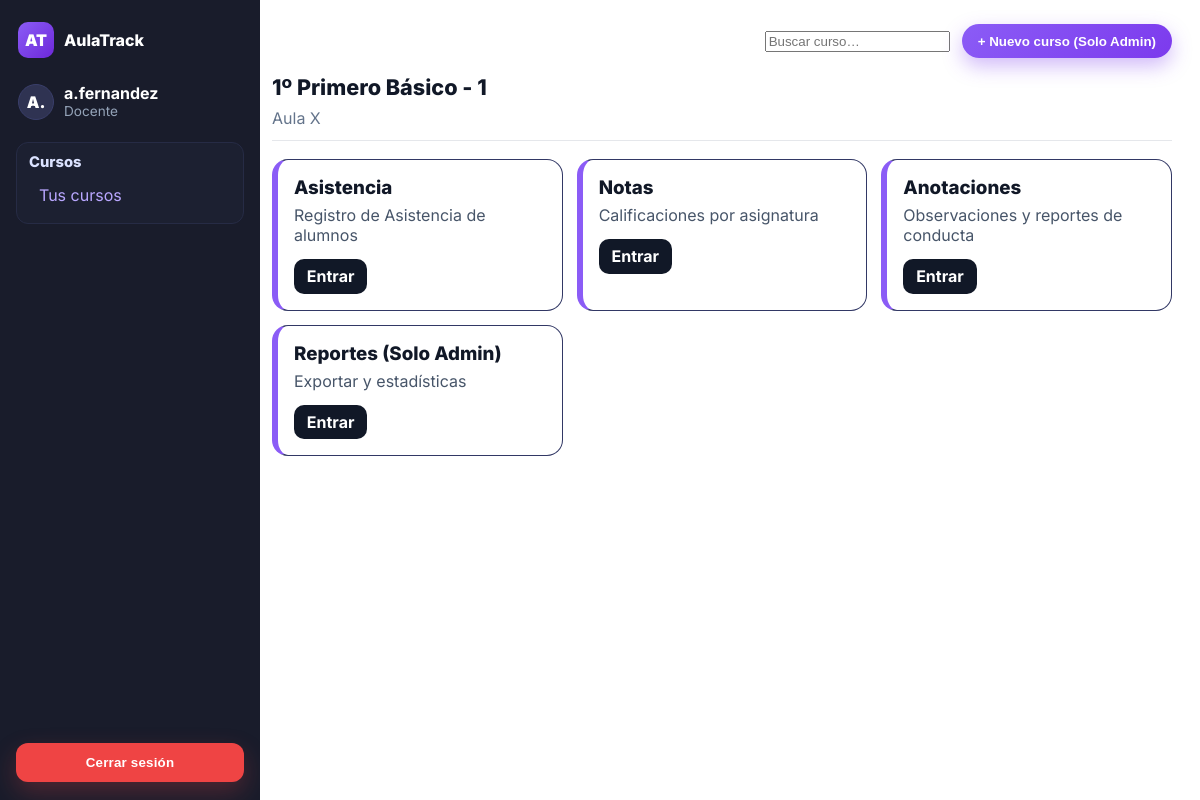
The page /curso/16/ (signed in) on the database as committed earlier.
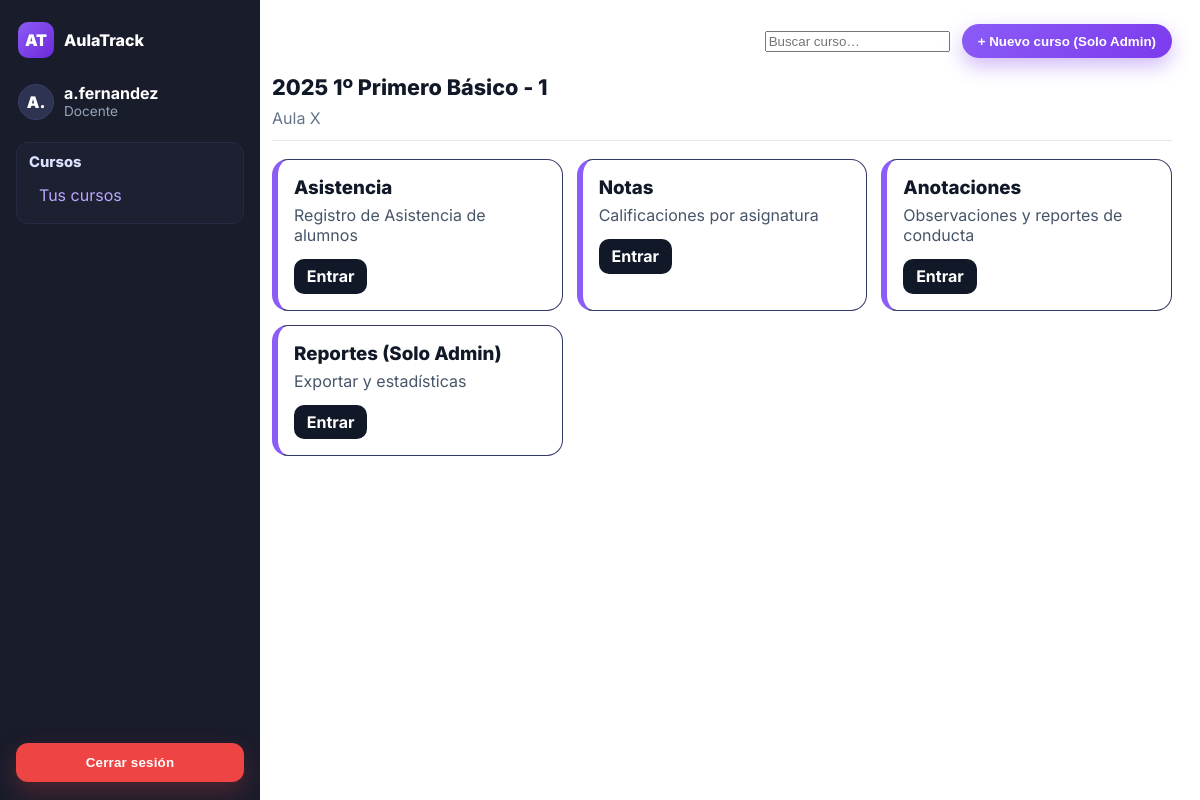
The same page on the database as committed later.
### usuarios/models.py (models this page shows, shortened)
class Curso(models.Model):
    año = models.CharField(max_length=15)
    nombre = models.CharField(max_length=30)
    asignaturas = models.ManyToManyField('Asignatura', blank=True)
    profesor_jefe = models.ForeignKey(
        User,
        on_delete=models.CASCADE,
        null=True,
        blank=True,
        limit_choices_to={'perfil__role': 'docente'},
        related_name='cursos_como_profesor_jefe'
    )
    sala = models.CharField(max_length=10)
    class Meta:
        constraints = [
            models.UniqueConstraint(
                Lower('año'), Lower('nombre'), Lower('sala'),
                name='uniq_curso_anio_nombre_sala_ci'
            )
        ]

### usuarios/views.py (the view)
# urls.py: path('curso/<int:curso_id>/', views.curso, name='curso'),
@login_required
def curso(request, curso_id):
    curso = get_object_or_404(Curso.objects.select_related("profesor_jefe"), id=curso_id)
    return render(request, "curso.html", {"curso": curso})

### usuarios/templates/curso.html (shortened to what this page needs)
{% extends "base.html" %}
{% load static %}
{% block extra_css %}
<link rel="stylesheet" href="{% static 'css/curso.css' %}">
{% endblock %}
{% block topbar %}
<input class="search" placeholder="Buscar curso…" aria-label="Buscar" />
<button class="topCta">+ Nuevo curso (Solo Admin)</button>
{% endblock %}
{% block content %}
<h2 class="sectionTitle">{{ curso.año }} {{ curso.nombre }} - {{ curso.sala }}</h2>
<p class="hint">Aula X</p>
<div class="divider"></div>
<div class="curso-options">
  <div class="curso-card op-asistencia">
    <h3>Asistencia</h3>
    <p>Registro de Asistencia de alumnos</p>
   <a href="{% url 'asistencia' curso.id %}" class="cta">Entrar</a>
  </div>
  <div class="curso-card op-notas">
    <h3>Notas</h3>
    <p>Calificaciones por asignatura</p>
    <a href="{% url 'notas' curso.id %}" class="cta">Entrar</a>
  </div>
  <div class="curso-card op-anotaciones">
    <h3>Anotaciones</h3>
    <p>Observaciones y reportes de conducta</p>
    <a href="{% url 'anotaciones' %}" class="cta">Entrar</a>
  </div>
  <div class="curso-card op-reportes">
    <h3>Reportes (Solo Admin)</h3>
    <p>Exportar y estadísticas</p>
    <a href="{% url 'reportes' %}" class="cta">Entrar</a>
  </div>
</div>
{% endblock %}

Rows that differ between the two databases and show on the page:
changed Curso: año "1º" → "2025"; nombre "Primero Básico" → "1º Primero Básico"
